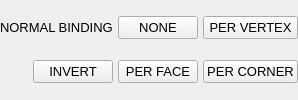
	<widget class="QWidget" name="panelNormals">
	  <property name="sizePolicy">
	    <sizepolicy hsizetype="Expanding" vsizetype="Fixed">
	      <horstretch>0</horstretch>
	      <verstretch>0</verstretch>
	    </sizepolicy>
	  </property>
	  <property name="visible">
	    <bool>false</bool>
	  </property>

	  <layout class="QGridLayout" name="panelNormalsGridLayout">
	    <property name="leftMargin">
	      <number>0</number>
	    </property>
	    <property name="topMargin">
	      <number>0</number>
	    </property>
	    <property name="rightMargin">
	      <number>0</number>
	    </property>
	    <property name="bottomMargin">
	      <number>0</number>
	    </property>
	    <property name="spacing">
	      <number>5</number>
	    </property>

	    <item row="0" column="0" colspan="2">
	      <widget class="QLabel" name="labelNormalsBinding">
		<property name="sizePolicy">
		  <sizepolicy hsizetype="Expanding" vsizetype="Fixed">
		    <horstretch>2</horstretch>
		    <verstretch>0</verstretch>
		  </sizepolicy>
		</property>
		<property name="margin">
		  <number>5</number>
		</property>
		<property name="alignment">
		  <set>Qt::AlignLeft|Qt::AlignVCenter</set>
		</property>
		<property name="text">
		  <string>NORMAL BINDING</string>
		</property>
		<property name="font">
		  <font>
		    <pointsize>10</pointsize>
		  </font>
		</property>
	      </widget>
	    </item>

	    <item row="0" column="2">
	      <widget class="QPushButton"
		      name="pushButtonNormalsNone">
		<property name="sizePolicy">
		  <sizepolicy hsizetype="Expanding" vsizetype="Fixed">
		    <horstretch>1</horstretch>
		    <verstretch>0</verstretch>
		  </sizepolicy>
		</property>
		<property name="text">
		  <string>NONE</string>
		</property>
		<property name="font">
		  <font>
		    <pointsize>10</pointsize>
		  </font>
		</property>
	      </widget>
	    </item>

	    <item row="0" column="3">
	      <widget class="QPushButton"
		      name="pushButtonNormalsPerVertex">
		<property name="sizePolicy">
		  <sizepolicy hsizetype="Expanding" vsizetype="Fixed">
		    <horstretch>1</horstretch>
		    <verstretch>0</verstretch>
		  </sizepolicy>
		</property>
		<property name="text">
		  <string>PER VERTEX</string>
		</property>
		<property name="font">
		  <font>
		    <pointsize>10</pointsize>
		  </font>
		</property>
	      </widget>
	    </item>

	    <item row="1" column="1">
	      <widget class="QPushButton"
		      name="pushButtonNormalsInvert">
		<property name="sizePolicy">
		  <sizepolicy hsizetype="Expanding" vsizetype="Fixed">
		    <horstretch>1</horstretch>
		    <verstretch>0</verstretch>
		  </sizepolicy>
		</property>
		<property name="text">
		  <string>INVERT</string>
		</property>
		<property name="font">
		  <font>
		    <pointsize>10</pointsize>
		  </font>
		</property>
	      </widget>
	    </item>

	    <item row="1" column="2">
	      <widget class="QPushButton"
		      name="pushButtonNormalsPerFace">
		<property name="sizePolicy">
		  <sizepolicy hsizetype="Expanding" vsizetype="Fixed">
		    <horstretch>1</horstretch>
		    <verstretch>0</verstretch>
		  </sizepolicy>
		</property>
		<property name="text">
		  <string>PER FACE</string>
		</property>
		<property name="font">
		  <font>
		    <pointsize>10</pointsize>
		  </font>
		</property>
	      </widget>
	    </item>

	    <item row="1" column="3">
	      <widget class="QPushButton"
		      name="pushButtonNormalsPerCorner">
		<property name="sizePolicy">
		  <sizepolicy hsizetype="Expanding" vsizetype="Fixed">
		    <horstretch>1</horstretch>
		    <verstretch>0</verstretch>
		  </sizepolicy>
		</property>
		<property name="text">
		  <string>PER CORNER</string>
		</property>
		<property name="font">
		  <font>
		    <pointsize>10</pointsize>
		  </font>
		</property>
	      </widget>
	    </item>


	  </layout> <!-- "panelNormalsGridLayout" -->
	</widget>
